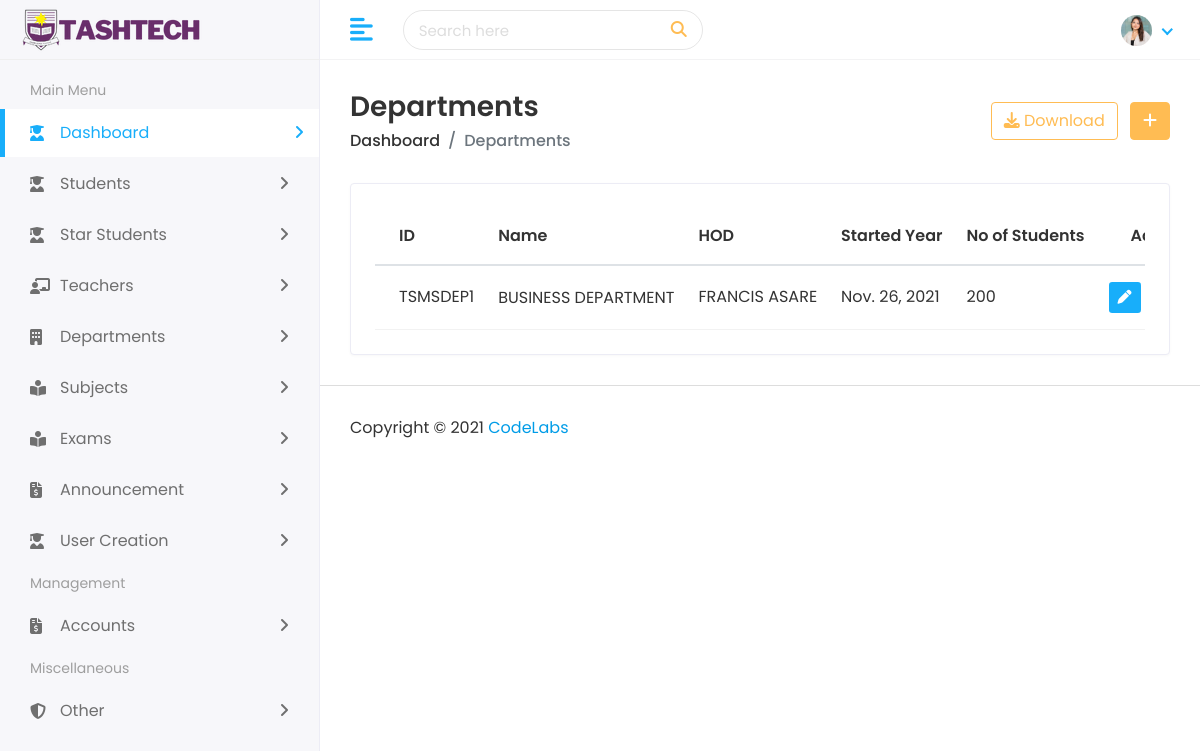
Page /admin_tsms/admin_departments on the committed database.
### TSMS/adminModels.py (models this page shows, shortened)
class Department(models.Model):
    dep_Id = models.CharField(max_length=20)
    dep_name = models.CharField(max_length=50)
    h_o_d = models.CharField(max_length=50)
    date_started = models.DateField()
    num_of_stud = models.IntegerField()

### TSMS/views.py (the view)
# urls.py: path('admin_tsms/admin_departments',
def admin_departments(request):
    departments = Department.objects.all()
    return render(request, 'admin/departments.html', {'departments': departments})

### templates/admin/departments.html (shortened to what this page needs)
{% extends '../base/admin-base.html' %}
{% block content%}
<div class="content container-fluid">
    <div class="page-header">
        <div class="row align-items-center">
            <div class="col">
                <h3 class="page-title">Departments</h3>
                <ul class="breadcrumb">
                    <li class="breadcrumb-item"><a href="{% url 'admin_tsms' %}">Dashboard</a></li>
                    <li class="breadcrumb-item active">Departments</li>
                </ul>
            </div>
            <div class="col-auto text-right float-right ml-auto">
                <a href="{% url 'export_department_list' %}" class="btn btn-outline-primary mr-2"><i
                        class="fas fa-download"></i>
                    Download</a>
                <a href="{% url 'add_department' %}" class="btn btn-primary"><i class="fas fa-plus"></i></a>
            </div>
        </div>
    </div>
    <div class="row">
        <div class="col-sm-12">
            <div class="card card-table">
                <div class="card-body">
                    <div class="table-responsive">
                        <table class="table table-hover table-center mb-0 datatable">
                            <thead>
                                <tr>
                                    <th>ID</th>
                                    <th>Name</th>
                                    <th>HOD</th>
                                    <th>Started Year</th>
                                    <th>No of Students</th>
                                    <th class="text-right">Action</th>
                                </tr>
                            </thead>
                            <tbody>
                                {% for department in departments %}
                                <tr>
                                    <td>{{department.dep_Id}}</td>
                                    <td>
                                        <h2>
                                            <a>{{department.dep_name}}</a>
                                        </h2>
                                    </td>
                                    <td>{{department.h_o_d}}</td>
                                    <td>{{department.date_started}}</td>
                                    <td>{{department.num_of_stud}}</td>
                                    <td class="text-right">
                                        <div class="actions">
                                            <a href="#" class="btn btn-sm bg-success-light mr-2">
                                                <i class="fas fa-pen"></i>
                                            </a>
                                        </div>
                                    </td>
                                </tr>
                                {% endfor %}
                            </tbody>
                        </table>
                    </div>
                </div>
            </div>
        </div>
    </div>
</div>
{% endblock %}

### static/general_dashboards/assets/css/style.css (style rules this page uses)
html { height: 100% }
body { background-color: #fff; color: #333; font-family: poppins, sans-serif; font-size: 1rem; height: 100%; line-height: 1.5; overflow-x: hidden }
h1, h2, h3, h4, h5, h6 { font-family: poppins, sans-serif; margin-top: 0 }
a { color: #009ce7 }
input, button, a { transition: all .4s ease; -moz-transition: all .4s ease; -o-transition: all .4s ease; -ms-transition: all .4s ease; -webkit-transition: all .4s ease }
ul, ol { padding: 0; list-style: none }
.table { color: #333; max-width: 100%; margin-bottom: 0; width: 100% }
table.table td h2 { display: inline-block; font-size: inherit; font-weight: 400; margin: 0; padding: 0; vertical-align: middle }
table.table td h2 a { color: #333 }
.table thead tr th { font-weight: 600 }
.table tbody tr { border-bottom: 1px solid rgba(0, 0, 0, .05) }
.table.table-center td, .table.table-center th { vertical-align: middle }
.card-table .card-body .table>thead>tr>th { border-top: 0 }
.card-table .card-body .table tr td:first-child, .card-table .card-body .table tr th:first-child { padding-left: 1.5rem }
.card-table .card-body .table tr td:last-child, .card-table .card-body .table tr th:last-child { padding-right: 1.5rem }
.card-table .table td, .card-table .table th { border-top: 1px solid #e2e5e8; padding: 1rem .75rem; white-space: nowrap }
.btn-primary { background-color: #ffbc53; border: 1px solid #ffbc53 }
.btn-outline-primary { color: #ffbc53; border-color: #ffbc53 }
.card { border: 1px solid #ececf5; box-shadow: 0 1px 3px 0 rgba(0, 0, 0, .03); margin-bottom: 1.875rem }
.card-body { padding: 1.5rem }
.bg-success-light { background-color: #18aefa; color: #fff }
.page-wrapper>.content { padding: 1.875rem 1.875rem 0 }
.page-header { margin-bottom: 1.875rem }
.page-header .breadcrumb { background-color: transparent; color: #6c757d; font-size: 1rem; font-weight: 500; margin-bottom: 0; padding: 0 }
.page-header .breadcrumb a { color: #333 }
.page-title { font-size: 28px; font-weight: 600; color: #333; margin-bottom: 5px }

### rows in the picture
Department: dep_Id "TSMSDEP1", dep_name "BUSINESS DEPARTMENT", h_o_d "FRANCIS ASARE", date_started "Nov. 26, 2021", num_of_stud "200"
